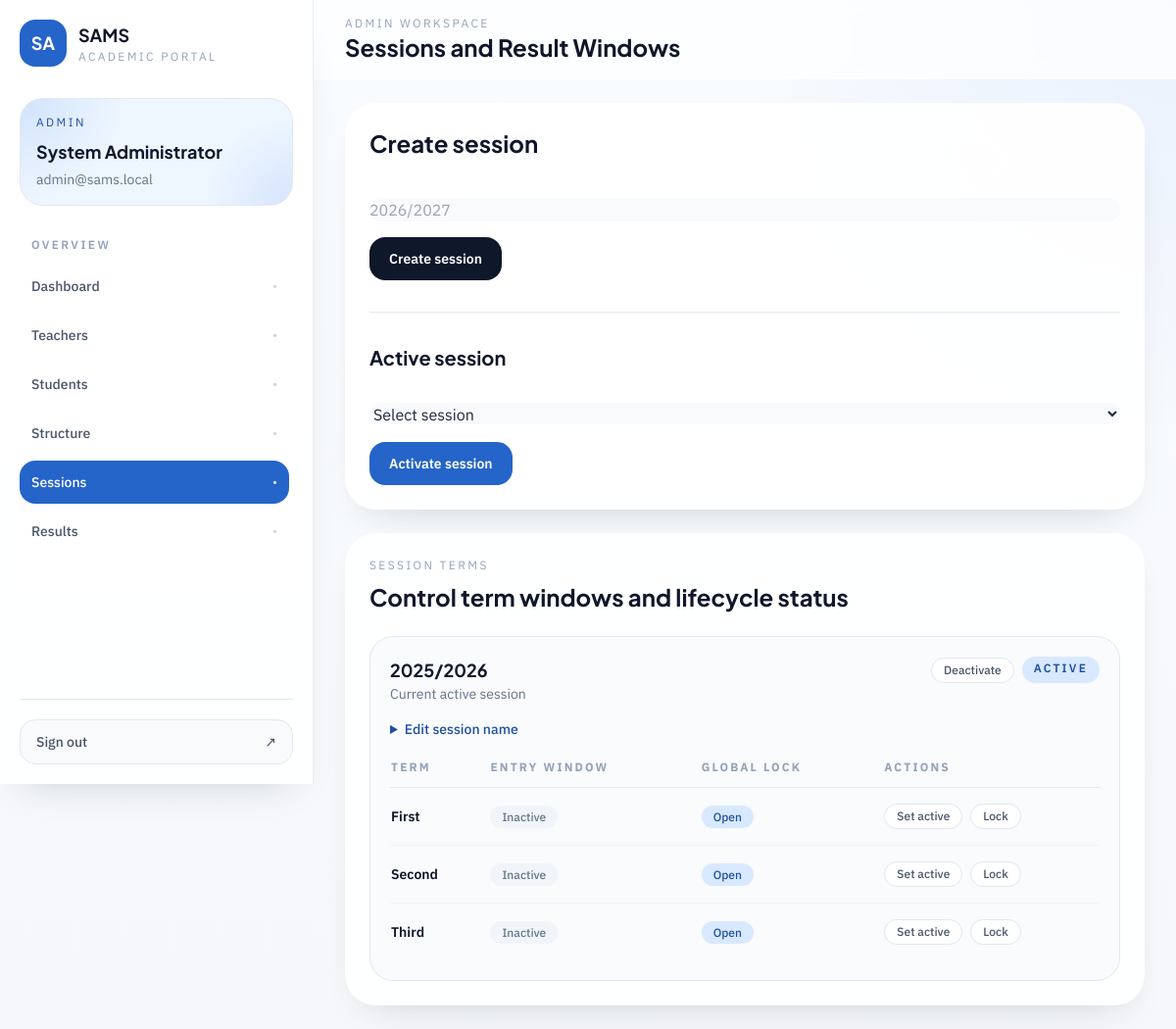
The page /admin/sessions (signed in) on the database its author committed.
### app/models/user.py (models this page shows, shortened)
class User(UserMixin, db.Model):
    __tablename__ = "users"
    id = db.Column(db.Integer, primary_key=True)
    username = db.Column(db.String(80), unique=True, nullable=False, index=True)
    full_name = db.Column(db.String(150), nullable=False)
    email = db.Column(db.String(255), unique=True, nullable=False, index=True)
    password_hash = db.Column(db.String(255), nullable=False)
    role = db.Column(db.String(20), nullable=False, index=True)
    is_active = db.Column(db.Boolean, nullable=False, default=True)
    created_at = db.Column(
        db.DateTime, nullable=False, default=lambda: datetime.now(timezone.utc)
    )
    student_profile = db.relationship(
        "Student", back_populates="user", uselist=False, lazy="select"
    )
    teacher_profile = db.relationship(
        "Teacher", back_populates="user", uselist=False, lazy="select"
    )
    uploaded_results = db.relationship(
        "Result",
        back_populates="uploaded_by_user",
        foreign_keys="Result.uploaded_by_user_id",
        lazy="dynamic",
    )
    overridden_results = db.relationship(
        "Result",
        back_populates="overridden_by_user",
        foreign_keys="Result.overridden_by_user_id",
        lazy="dynamic",
    )
    __table_args__ = (
        db.CheckConstraint(
            "role IN ('admin', 'teacher', 'student')", name="ck_users_role"
        ),
    )

### app/models/session_.py (models this page shows, shortened)
class Session(db.Model):
    __tablename__ = "sessions"
    id = db.Column(db.Integer, primary_key=True)
    name = db.Column(db.String(20), unique=True, nullable=False, index=True)
    is_active = db.Column(db.Boolean, nullable=False, default=False)
    classes = db.relationship("Class", back_populates="session", lazy="dynamic")
    session_terms = db.relationship(
        "SessionTerm",
        back_populates="session",
        cascade="all, delete-orphan",
        lazy="dynamic",
    )
    results = db.relationship("Result", back_populates="session", lazy="dynamic")

### app/models/session_term.py (models this page shows, shortened)
class SessionTerm(db.Model):
    __tablename__ = "session_terms"
    id = db.Column(db.Integer, primary_key=True)
    session_id = db.Column(db.Integer, db.ForeignKey("sessions.id"), nullable=False)
    term = db.Column(db.String(10), nullable=False)
    is_result_entry_active = db.Column(db.Boolean, nullable=False, default=False)
    is_locked = db.Column(db.Boolean, nullable=False, default=False)
    session = db.relationship("Session", back_populates="session_terms")
    __table_args__ = (
        db.UniqueConstraint("session_id", "term", name="uq_session_terms_session_term"),
        db.CheckConstraint(
            "term IN ('first', 'second', 'third')",
            name="ck_session_terms_term",
        ),
    )

### app/routes/admin.py (the view, shortened to what this page needs)
@admin_bp.route("/sessions", methods=["GET", "POST"])
@login_required
@role_required("admin")
def sessions():
    sessions = _session_options()
    return render_template(
        "admin/sessions.html",
        action_form=ActionForm(),
        sessions=sessions,
        session_terms_by_session={
            session.id: session.session_terms.order_by(SessionTerm.term.asc()).all()
            for session in sessions
        },
    )

### app/forms/teacher_forms.py
class ActionForm(FlaskForm):
    """CSRF-only form used for POST actions built from dynamic table rows."""

### app/routes/admin.py (called while the page is built)
def _session_options() -> list[Session]:
    return Session.query.order_by(Session.name.desc()).all()

### app/templates/admin/sessions.html (shortened to what this page needs)
{% extends "layouts/app_shell.html" %}
{% block page_eyebrow %}Admin Workspace{% endblock %}
{% block page_title %}Sessions and Result Windows{% endblock %}
{% block shell_content %}
<div class="space-y-6">
  <section class="grid gap-6 xl:grid-cols-[0.8fr_1.2fr]">
    <article class="rounded-[2rem] border border-white/80 bg-white/90 p-6 shadow-soft">
      <h2 class="font-display text-2xl font-bold text-slateink">Create session</h2>
      <form method="POST" class="mt-6 space-y-4">
        <input name="name" class="w-full rounded-2xl border-slate-200 bg-slate-50" placeholder="2026/2027" required />
        <button class="inline-flex rounded-2xl bg-slateink px-5 py-3 text-sm font-semibold text-white transition hover:bg-brand-700">Create session</button>
      </form>
      <div class="mt-8 h-px bg-slate-200"></div>
      <h3 class="mt-8 font-display text-xl font-bold text-slateink">Active session</h3>
      <form method="POST" class="mt-4 space-y-4">
        <select name="session_id" class="w-full rounded-2xl border-slate-200 bg-slate-50" required>
          <option value="">Select session</option>
        </select>
        <button class="inline-flex rounded-2xl bg-brand-600 px-5 py-3 text-sm font-semibold text-white transition hover:bg-brand-700">Activate session</button>
      </form>
    </article>
    <article class="rounded-[2rem] border border-white/80 bg-white/90 p-6 shadow-soft">
      <div>
        <p class="text-xs uppercase tracking-[0.2em] text-slate-400">Session terms</p>
        <h2 class="mt-2 font-display text-2xl font-bold text-slateink">Control term windows and lifecycle status</h2>
      </div>
      <div class="mt-6 space-y-4">
        {% for session in sessions %}
          <div class="rounded-[1.5rem] border border-slate-200 bg-slate-50/80 p-5">
            <div class="flex flex-col gap-4 lg:flex-row lg:items-start lg:justify-between">
              <div>
                <h3 class="font-display text-lg font-bold text-slateink">{{ session.name }}</h3>
                <p class="text-sm text-slate-500">{{ "Current active session" if session.is_active else "Inactive session" }}</p>
              </div>
              <div class="flex flex-wrap gap-2">
                <form method="POST">
                  <button class="rounded-full border border-slate-200 bg-white px-3 py-1 text-xs font-medium text-slate-600 transition hover:border-brand-200 hover:text-brand-700">
                    {{ "Deactivate" if session.is_active else "Activate" }}
                  </button>
                </form>
                {% if session.is_active %}
                  <span class="rounded-full bg-brand-100 px-3 py-1 text-xs font-semibold uppercase tracking-[0.18em] text-brand-700">Active</span>
                {% endif %}
              </div>
            </div>
            <details class="mt-4">
              <summary class="cursor-pointer text-sm font-medium text-brand-700">Edit session name</summary>
            </details>
            <div class="mt-5 overflow-x-auto">
              <table class="min-w-full divide-y divide-slate-200 text-sm">
                <thead>
                  <tr class="text-left text-xs uppercase tracking-[0.18em] text-slate-400">
                    <th class="pb-3 pr-4">Term</th>
                    <th class="pb-3 pr-4">Entry window</th>
                    <th class="pb-3 pr-4">Global lock</th>
                    <th class="pb-3">Actions</th>
                  </tr>
                </thead>
                <tbody class="divide-y divide-slate-100 text-slate-600">
                  {% for session_term in session_terms_by_session.get(session.id, []) %}
                    <tr>
                      <td class="py-4 pr-4 font-semibold text-slateink">{{ session_term.term|title }}</td>
                      <td class="py-4 pr-4">
                        <span class="rounded-full px-3 py-1 text-xs font-medium {% if session_term.is_result_entry_active %}bg-emerald-100 text-emerald-700{% else %}bg-slate-100 text-slate-500{% endif %}">
                          {{ "Active" if session_term.is_result_entry_active else "Inactive" }}
                        </span>
                      </td>
                      <td class="py-4 pr-4">
                        <span class="rounded-full px-3 py-1 text-xs font-medium {% if session_term.is_locked %}bg-rose-100 text-rose-700{% else %}bg-brand-100 text-brand-700{% endif %}">
                          {{ "Locked" if session_term.is_locked else "Open" }}
                        </span>
                      </td>
                      <td class="py-4">
                        <div class="flex flex-wrap gap-2">
                          <form method="POST">
                            <button class="rounded-full border border-slate-200 bg-white px-3 py-1 text-xs font-medium text-slate-600 transition hover:border-brand-200 hover:text-brand-700">Set active</button>
                          </form>
                          <form method="POST">
                            <button class="rounded-full border border-slate-200 bg-white px-3 py-1 text-xs font-medium text-slate-600 transition hover:border-brand-200 hover:text-brand-700">{{ "Unlock" if session_term.is_locked else "Lock" }}</button>
                          </form>
                        </div>
                      </td>
                    </tr>
                  {% endfor %}
                </tbody>
              </table>
            </div>
          </div>
        {% endfor %}
      </div>
    </article>
  </section>
</div>
{% endblock %}

### app/templates/layouts/app_shell.html (shortened to what this page needs)
{% extends "base.html" %}
{% set endpoint = request.endpoint or "" %}
{% set nav_groups = [] %}
{% if current_user.is_authenticated and current_user.role == 'admin' %}
  {% set nav_groups = [
    {'label': 'Overview', 'items': [
      {'title': 'Dashboard', 'endpoint': 'admin.dashboard', 'href': url_for('admin.dashboard')},
      {'title': 'Teachers', 'endpoint': 'admin.teachers', 'href': url_for('admin.teachers')},
      {'title': 'Students', 'endpoint': 'admin.students', 'href': url_for('admin.students')},
      {'title': 'Structure', 'endpoint': 'admin.classes', 'href': url_for('admin.classes')},
      {'title': 'Sessions', 'endpoint': 'admin.sessions', 'href': url_for('admin.sessions')},
      {'title': 'Results', 'endpoint': 'admin.results', 'href': url_for('admin.results')},
    ]}
  ] %}
{% elif current_user.is_authenticated and current_user.role == 'teacher' %}
  {% set nav_groups = [
    {'label': 'Workspace', 'items': [
      {'title': 'Dashboard', 'endpoint': 'teacher.dashboard', 'href': url_for('teacher.dashboard')},
      {'title': 'Assigned Classes', 'endpoint': 'teacher.classes', 'href': url_for('teacher.classes')},
      {'title': 'Students', 'endpoint': 'teacher.students', 'href': url_for('teacher.students')},
      {'title': 'Result Entry', 'endpoint': 'teacher.upload_results', 'href': url_for('teacher.upload_results')},
    ]}
  ] %}
{% elif current_user.is_authenticated and current_user.role == 'student' %}
  {% set nav_groups = [
    {'label': 'Student', 'items': [
      {'title': 'Dashboard', 'endpoint': 'student.dashboard', 'href': url_for('student.dashboard')},
      {'title': 'My Results', 'endpoint': 'student.results', 'href': url_for('student.results')},
      {'title': 'Report Card', 'endpoint': 'student.report_card', 'href': url_for('student.report_card')},
    ]}
  ] %}
{% endif %}
{% block body %}
<div class="min-h-screen lg:flex">
  <aside class="fixed inset-y-0 left-0 z-50 flex w-80 -translate-x-full flex-col border-r border-slate-200/70 bg-white/90 px-5 py-5 shadow-soft backdrop-blur transition duration-300 lg:sticky lg:top-0 lg:h-screen lg:translate-x-0" data-sidebar>
    <div class="flex items-center justify-between">
      <a href="{{ url_for(endpoint.split('.')[0] ~ '.dashboard') if endpoint else url_for('auth.login') }}" class="flex items-center gap-3">
        <div class="flex h-12 w-12 items-center justify-center rounded-2xl bg-brand-600 text-lg font-display font-bold text-white shadow-soft">SA</div>
        <div>
          <p class="font-display text-lg font-bold text-slateink">SAMS</p>
          <p class="text-xs uppercase tracking-[0.2em] text-slate-400">Academic Portal</p>
        </div>
      </a>
    </div>
    <div class="mt-8 rounded-3xl border border-slate-200/80 bg-mesh-glow bg-brand-50 px-4 py-4">
      <p class="text-xs uppercase tracking-[0.2em] text-brand-700">{{ current_user.role|title }}</p>
      <h2 class="mt-2 font-display text-lg font-bold text-slateink">{{ current_user.full_name }}</h2>
      <p class="mt-1 text-sm text-slate-500">{{ current_user.email }}</p>
    </div>
    <nav class="mt-8 flex-1 space-y-7 overflow-y-auto pr-1">
      {% for group in nav_groups %}
        <div>
          <p class="mb-3 px-3 text-xs font-semibold uppercase tracking-[0.2em] text-slate-400">{{ group["label"] }}</p>
          <div class="space-y-1.5">
            {% for item in group["items"] %}
              {% set active = endpoint == item.endpoint %}
              <a href="{{ item.href }}" class="group flex items-center justify-between rounded-2xl px-3 py-3 text-sm font-medium transition
                {% if active %}
                  bg-brand-600 text-white shadow-soft
                {% else %}
                  text-slate-600 hover:bg-slate-100 hover:text-slateink
                {% endif %}
              ">
                <span>{{ item.title }}</span>
                <span class="text-xs {% if active %}text-white/80{% else %}text-slate-300 group-hover:text-slate-500{% endif %}">•</span>
              </a>
            {% endfor %}
          </div>
        </div>
      {% endfor %}
    </nav>
    <div class="border-t border-slate-200 pt-5">
      <a href="{{ url_for('auth.logout') }}" class="flex items-center justify-between rounded-2xl border border-slate-200 bg-slate-50 px-4 py-3 text-sm font-medium text-slate-600 transition hover:border-brand-200 hover:bg-brand-50 hover:text-brand-700">
        <span>Sign out</span>
        <span>↗</span>
      </a>
    </div>
  </aside>
  <div class="min-w-0 flex-1">
    <header class="sticky top-0 z-30 border-b border-white/60 bg-white/75 backdrop-blur">
      <div class="mx-auto flex max-w-7xl items-center justify-between gap-4 px-4 py-4 sm:px-6 lg:px-8">
        <div class="flex items-center gap-3">
          <div>
            <p class="text-xs uppercase tracking-[0.2em] text-slate-400">{% block page_eyebrow %}Workspace{% endblock %}</p>
            <h1 class="font-display text-2xl font-bold text-slateink">{% block page_title %}Dashboard{% endblock %}</h1>
          </div>
        </div>
      </div>
    </header>
    <main class="mx-auto max-w-7xl px-4 py-6 sm:px-6 lg:px-8">
      {% block shell_content %}{% endblock %}
    </main>
  </div>
</div>
{% endblock %}

### rows shown on the page
User: role "ADMIN", full_name "System Administrator", email "admin@sams.local"
SessionTerm: term "First", is_result_entry_active "Inactive", is_locked "Open", is_locked "Lock"
SessionTerm: term "Second", is_result_entry_active "Inactive", is_locked "Open", is_locked "Lock"
SessionTerm: term "Third", is_result_entry_active "Inactive", is_locked "Open", is_locked "Lock"

### other values the page prints
{{ group["label"] }} "OVERVIEW"
{{ item.title }} "Dashboard" "Teachers" "Students" "Structure" "Sessions" "Results"
{{ session.name }} "2025/2026"
{{ "Current active session" if session.is_active else "Inactive session" }} "Current active session"
{{ "Deactivate" if session.is_active else "Activate" }} "Deactivate"
